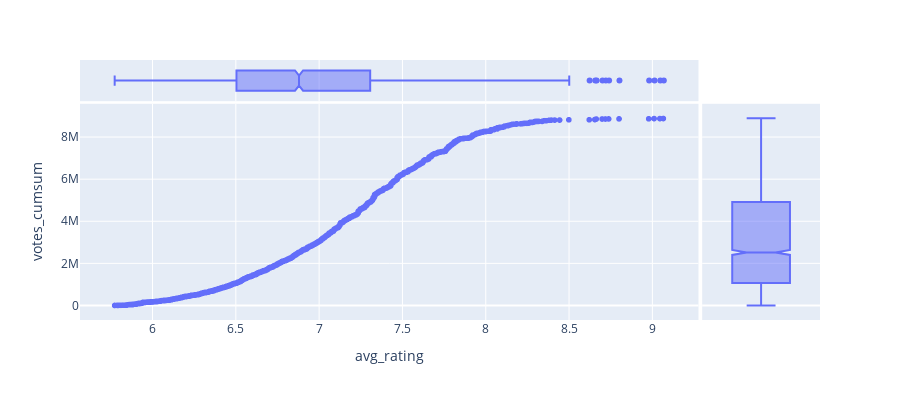

The notebook cell saved with this chart:
### Code cell
# Obtengo variables avg_rating y num_votes
df = bgg[['avg_rating','num_votes']]

# Ordeno por avg_rating
df = df.sort_values(by='avg_rating')

# Calculo suma cumulativa
df['votes_cumsum'] = df['num_votes'].cumsum()

px.scatter(df, x='avg_rating', y='votes_cumsum', marginal_x='box', marginal_y='box', height=400)

### Figure 1 — Plotly figure (JSON) as saved in the notebook; plotly's stock layout.template omitted (floating-point values rounded to 4 significant figures; data arrays with more than 128 entries replaced by an {"elided": "..."} marker saying what was removed)
{"data": [{"hovertemplate": "avg_rating=%{x}<br>votes_cumsum=%{y}<extra></extra>", "legendgroup": "", "marker": {"color": "#636efa", "symbol": "circle"}, "mode": "markers", "name": "", "showlegend": false, "type": "scattergl", "x": {"elided": "2717 float values"}, "xaxis": "x", "y": {"elided": "2717 int values"}, "yaxis": "y"}, {"alignmentgroup": "True", "hovertemplate": "avg_rating=%{x}<extra></extra>", "legendgroup": "", "marker": {"color": "#636efa", "symbol": "circle"}, "name": "", "notched": true, "offsetgroup": "", "showlegend": false, "type": "box", "x": {"elided": "2717 float values"}, "xaxis": "x3", "yaxis": "y3"}, {"alignmentgroup": "True", "hovertemplate": "votes_cumsum=%{y}<extra></extra>", "legendgroup": "", "marker": {"color": "#636efa", "symbol": "circle"}, "name": "", "notched": true, "offsetgroup": "", "showlegend": false, "type": "box", "xaxis": "x2", "y": {"elided": "2717 int values"}, "yaxis": "y2"}], "layout": {"height": 400, "legend": {"tracegroupgap": 0}, "margin": {"t": 60}, "xaxis": {"anchor": "y", "domain": [0, 0.8358], "title": {"text": "avg_rating"}}, "xaxis2": {"anchor": "y2", "domain": [0.8408, 1], "matches": "x2", "showgrid": false, "showline": false, "showticklabels": false, "ticks": ""}, "xaxis3": {"anchor": "y3", "domain": [0, 0.8358], "matches": "x", "showgrid": true, "showticklabels": false}, "xaxis4": {"anchor": "y4", "domain": [0.8408, 1], "matches": "x2", "showgrid": false, "showline": false, "showticklabels": false, "ticks": ""}, "yaxis": {"anchor": "x", "domain": [0, 0.8316], "title": {"text": "votes_cumsum"}}, "yaxis2": {"anchor": "x2", "domain": [0, 0.8316], "matches": "y", "showgrid": true, "showticklabels": false}, "yaxis3": {"anchor": "x3", "domain": [0.8416, 1], "matches": "y3", "showgrid": false, "showline": false, "showticklabels": false, "ticks": ""}, "yaxis4": {"anchor": "x4", "domain": [0.8416, 1], "matches": "y3", "showgrid": true, "showline": false, "showticklabels": false, "ticks": ""}}}
